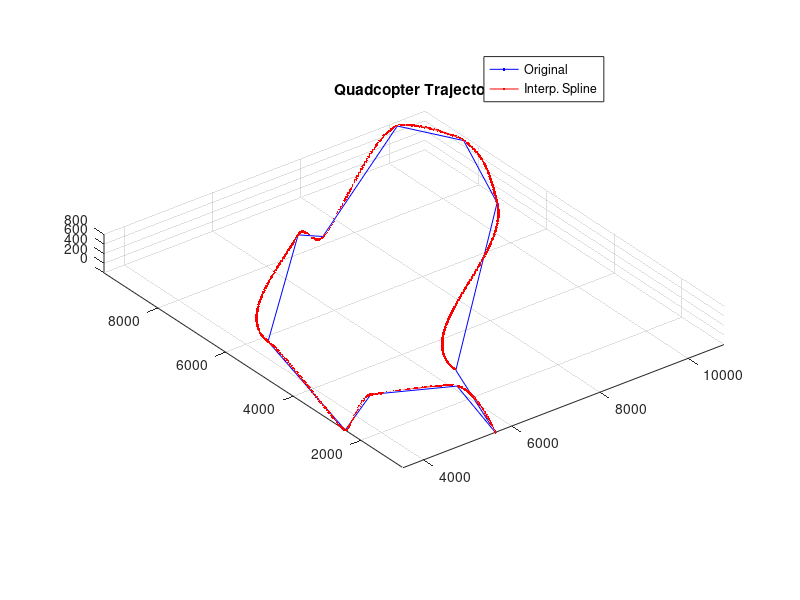

Here is the MATLAB script that generated this plot:
%% Trajectory
% This scripts generates the interpolated data for the reference trajectory
close all; clc; clear all;

% 32187 is 20mi
% r.x = 32187;
% r.y = 32187;
% r.z = 32187;
% 
% theta = linspace(0,2*pi,360);
% x = r.x*cos(theta);
% y = r.y*sin(theta);
% z = r.z*sin(theta);
% circlewaypoints = [x',y',z'];
% plot3(x,y,z)
% grid on
% axis square

load('exportWP')

for i = 0:length(exportWP)-1
    WP(i+1,:) = exportWP(length(exportWP)-i).Position
end

for i = 1:length(exportWP)-1
    distWP(i) = sqrt((WP(i+1,1)-WP(i,1))^2+(WP(i+1,2)-WP(i,2))^2);
end

WP(12,:) = WP(1,:);
WP(:,3) = zeros(12,1);
WP(:,3) = ...
    [0;
    100;
    100;
    0;
    100;
    100;
    0;
    100;
    100;
    100;
    100;
    0];
WP = 5000/700*WP;

temp = cat(1,0,cumsum(sqrt(sum(diff(WP,[],1).^2,2))));
interpWP = interp1(temp, WP, unique([temp(:)' linspace(0,temp(end),1430)]),'PCHIP');
dd = interpWP;

% delete last 3 waypoints to fix starting failure
dd = dd(1:end-80,:);

save 'WP_map.mat' dd
% 
figure, hold on
% open('BayAreaMap.fig')
plot3(WP(:,1),WP(:,2),WP(:,3),'.b-')
plot3(dd(:,1),dd(:,2),dd(:,3),'.r-')


grid on
title('Quadcopter Trajectoy')
axis image, view(3), legend({'Original','Interp. Spline'})
